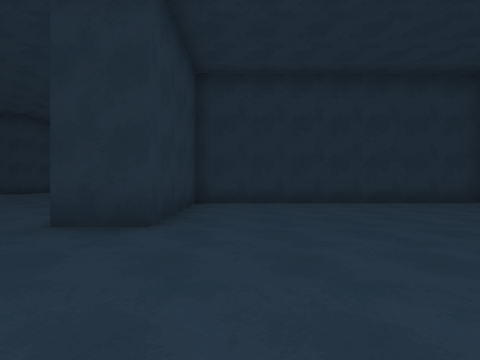
View 1 (above)

20 first-person views from a walk through a scene from a Unity 3-D project. The camera is 1.2 m above the floor, looks level and sees 85° across. The floor is counted in squares, 2 m on a side. Each view is taken from the middle of a square. On the plan, view 1 faces up. The plan holds only what a view shows up to about 9 squares ahead; the rest is blank. The player is left out.

View 2
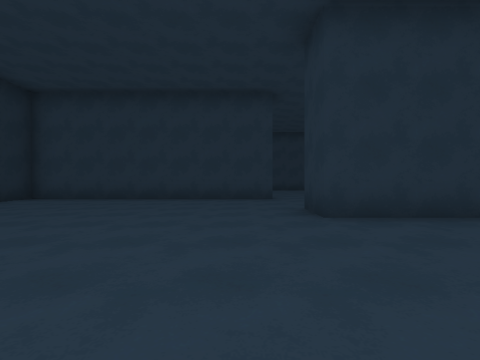

View 3
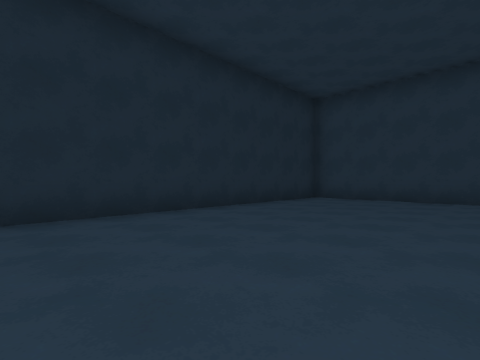

View 4
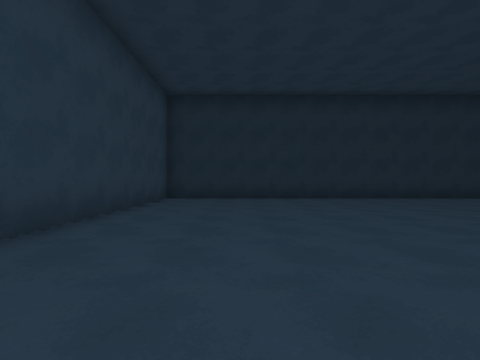

View 5
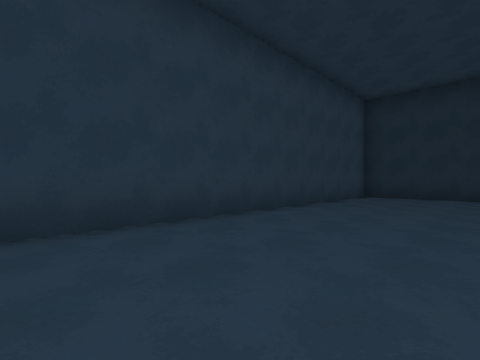

View 6
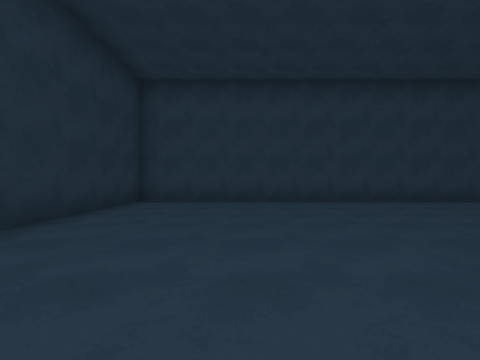

View 7
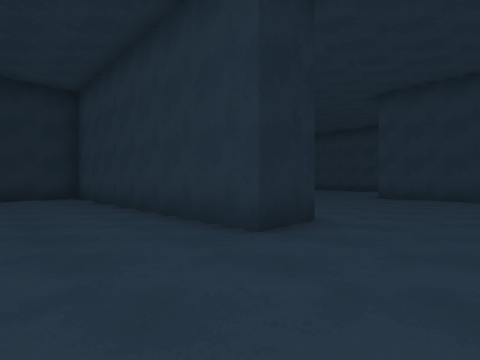

View 8
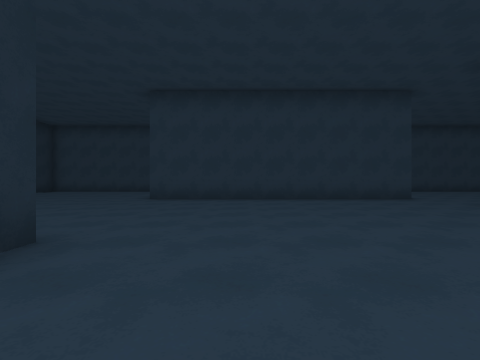

View 9
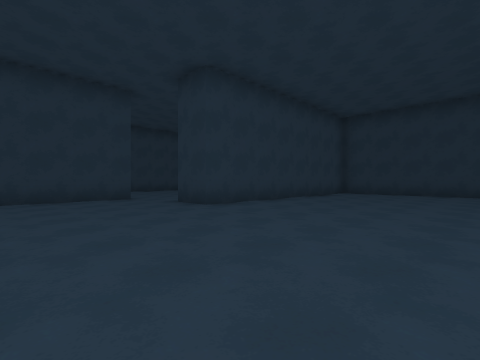

View 10
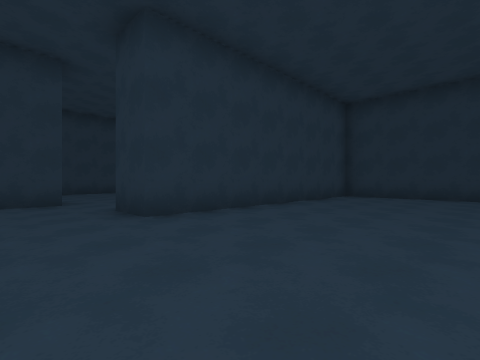

View 11
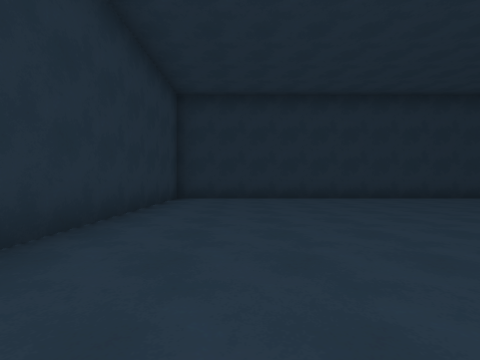

View 12
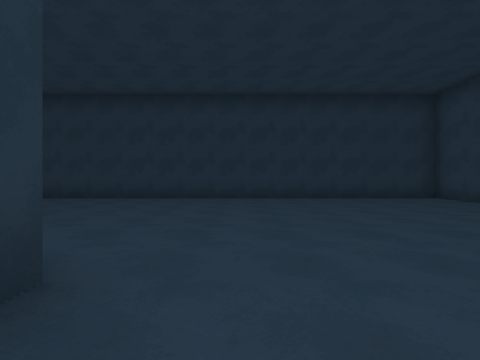

View 13
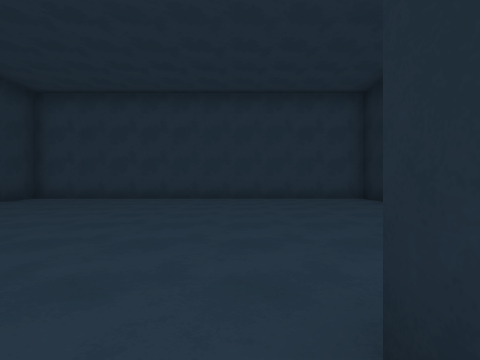

View 14
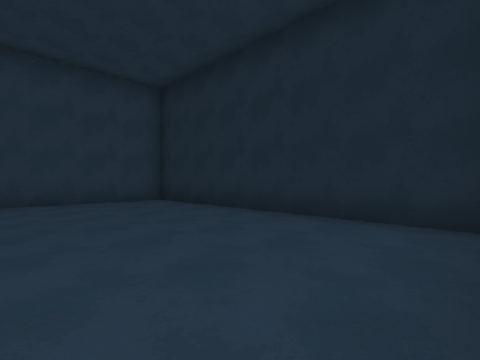

View 15
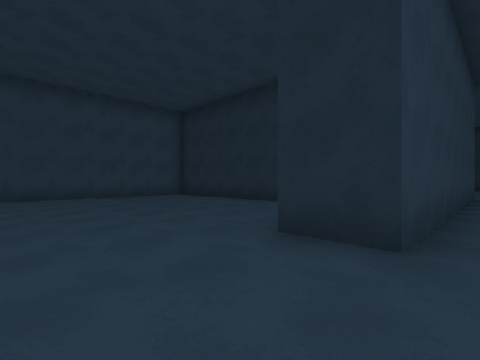

View 16
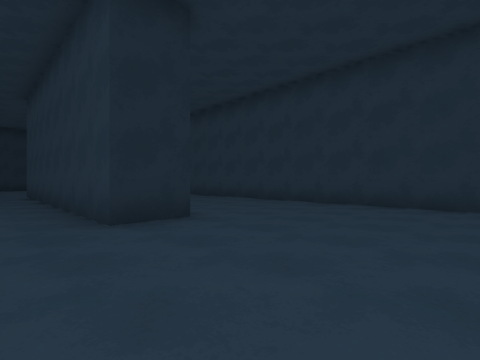

View 17
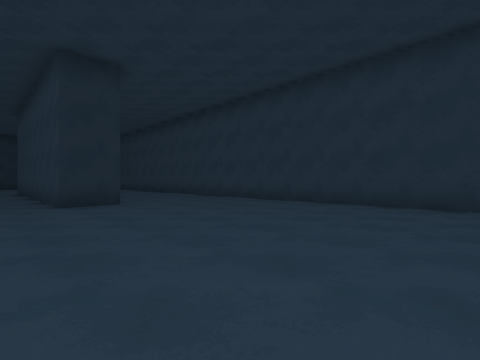

View 18
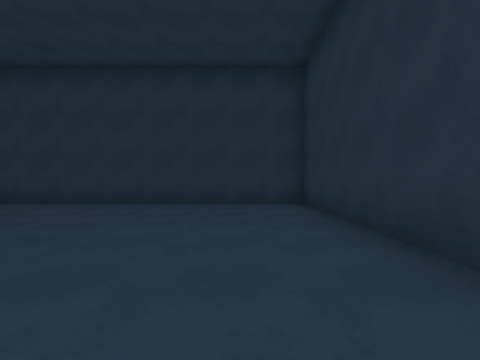

View 19
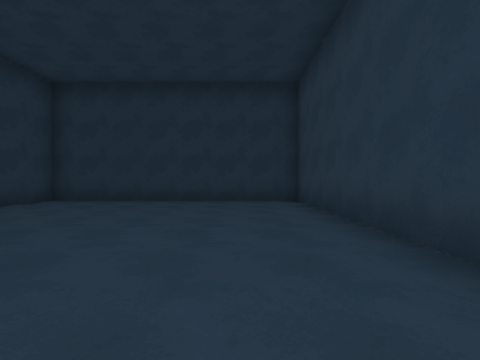

View 20
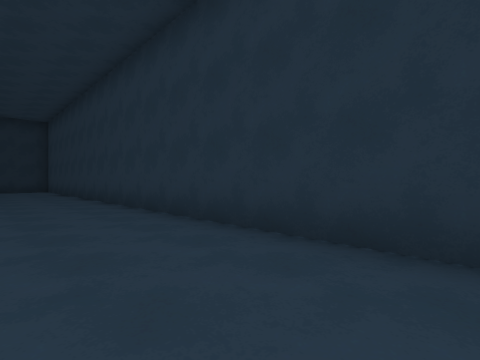

### Floor plan
Points are (right, up) in squares from view 1. A wall is a line through its corners. A room is listed if a view was taken in it or the views show most of it. See-through windows are left out.
Room 1 (views 1, 2, 3, 4, 5, 6)
walls: (-5.3, 3) (-5.3, -4.6) (6.4, -4.6) (6.4, 6.8) (-1.2, 6.8) (-1.2, 3.3) (-2.4, 3.3)
ways out: opening at (-4, 4) to room 2
Room 2 (views 7, 8, 9, 10, 11, 12, 13, 14, 15, 16, 17, 18, 19, 20)
walls: (-10.3, 12.8) (-10.3, 18.6) (-17.4, 18.6) (-17.4, 0.8); (-13.5, 10.4) (-12.2, 10.4) (-12.2, 2.1); (-6.6, 3) (-5.3, 3); (-0.9, 8) (6.4, 8) (6.4, 18.6) (-9.1, 18.6) (-9.1, 10.9) (-10.4, 10.9); (-2.4, 3.3) (-2.4, 11.5) (-1.1, 11.5)
ways out: opening at (-4, 4) to room 1

Positions as (right, up) in squares from view 1, and headings:
1: (0, 0), facing up
2: (3, 2), facing left
3: (3, 0), facing down-left
4: (4, 4), facing down
5: (3, 5), facing down-right
6: (-1, 4), facing right
7: (-3, 5), facing down-left
8: (-4, 5), facing left
9: (-4, 7), facing up-left
10: (-5, 9), facing up-left
11: (-7, 10), facing up
12: (0, 10), facing up
13: (-2, 12), facing right
14: (-1, 12), facing down-right
15: (-3, 14), facing down-right
16: (-11, 14), facing down-left
17: (-11, 17), facing down-left
18: (-11, 17), facing left
19: (-12, 11), facing up
20: (-15, 11), facing down-left
